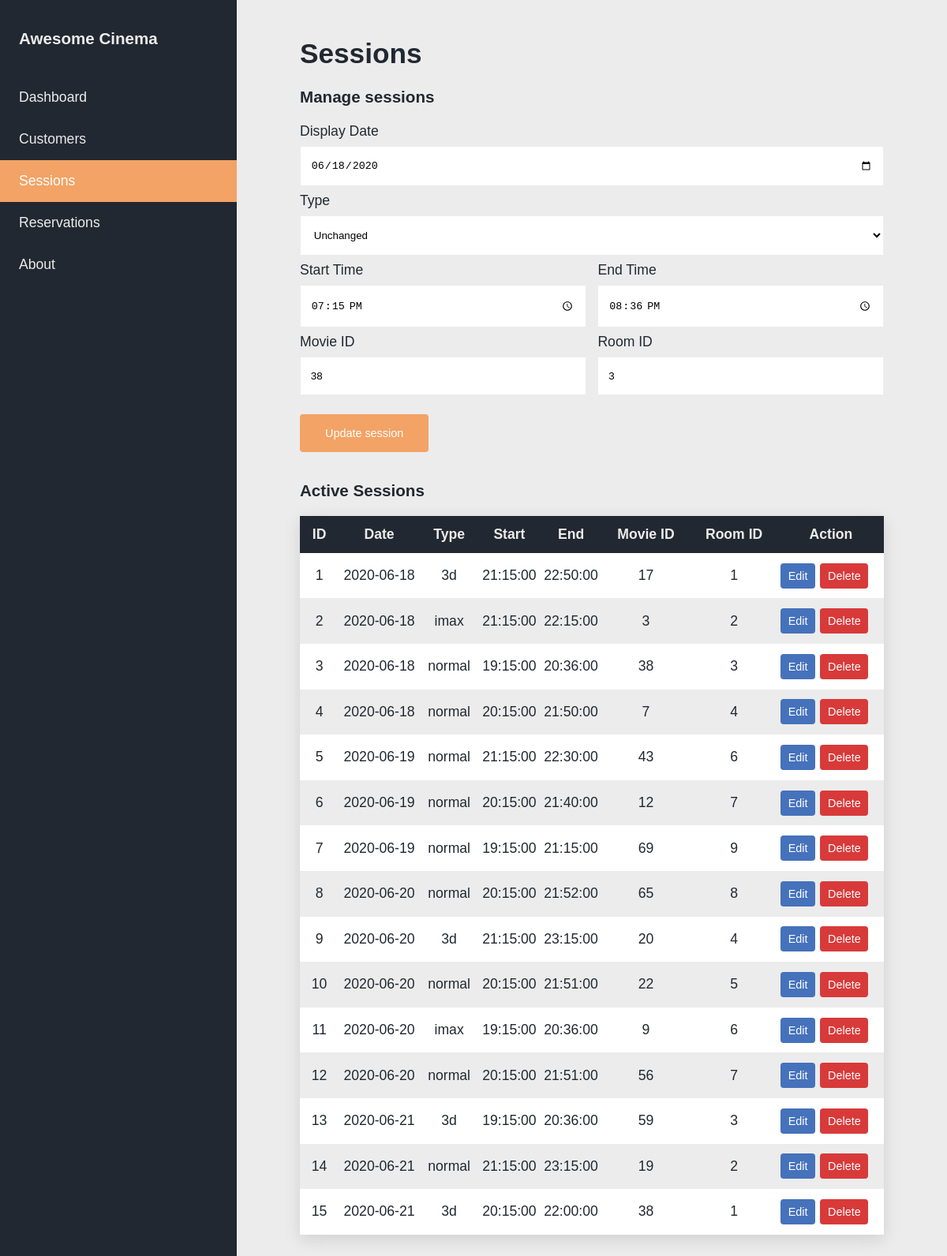
Screenshot of /sessions.php?edit=3 with the database file from the repository.
### tables this page shows
CREATE TABLE session(
   
  session_id INT NOT NULL AUTO_INCREMENT,
  display_date DATE NOT NULL,
  type VARCHAR(10) NOT NULL,
  start_time TIME NOT NULL,
  end_time TIME NOT NULL,
  
   
  movie_id INT,
  room_id INT,

   
  PRIMARY KEY (session_id)
);

### proc/sessions.php (called while the page is built, shortened)
<?php
require("/srv/http/awesome_cinema/config/database.php");
if (isset($_GET['edit'])) {
    $session_id = $_GET['edit'];
    $update = true;
    $query = "SELECT * FROM session WHERE session_id=$session_id";
    $result = $conn->query($query);
    if ($result) {
        if (count($result) == 1) {
            $row = $result->fetch_array();
            $display_date = $row['display_date'];
            $type = $row['type'];
            $start_time = $row['start_time'];
            $end_time = $row['end_time'];
            $movie_id = $row['movie_id'];
            $room_id = $row['room_id'];
        }
    } else {
        die($conn->error);
    }
}
$s_arr = $conn->query("SELECT * FROM session");

### sessions.php (the view, shortened to what this page needs)
<?php
    require("/srv/http/awesome_cinema/proc/sessions.php");
?>
<!DOCTYPE html>
<html lang="en">
<head>
    <link rel="stylesheet" href="style.css">
</head>
<body>
    <header>
        <ul class="navbar">
            <li class="navbar__item"><h3>Awesome Cinema</h3></li>
            <li><a class="navbar__item" href="index.php">Dashboard</a></li>
            <li><a class="navbar__item" href="customers.php">Customers</a></li>
            <li><a class="navbar__item navbar__item--active" href="sessions.php">Sessions</a></li>
            <li><a class="navbar__item" href="reservations.php">Reservations</a></li>
            <li><a class="navbar__item" href="about.html">About</a></li>
        </ul>
    </header>
    <main>
        <div class="wrapper">
            <h1>Sessions</h1>
            <h3>Manage sessions</h3>
            <form action="proc/sessions.php" method="POST">
                <label for="display_date">Display Date</label>
                <input type="date" name="display_date" value="<?php echo $display_date; ?>" required>
                <label>Type</label>
                <?php
                if ($update == true) {
                    echo '<select id="type" name="type">
                            <option value="'.$type.'">Unchanged</option>
                            <option value="normal">Normal</option>
                            <option value="3d">3D</option>
                            <option value="imax">IMAX</option>
                        </select>';
                } else {
                    echo '<select id="type" name="type">
                            <option value="normal">Normal</option>
                            <option value="3d">3D</option>
                            <option value="imax">IMAX</option>
                        </select>';
                }
                ?>
                <div style="float:left;width:49%;">
                    <label for="start_time">Start Time</label>
                    <input type="time" name="start_time" value="<?php echo $start_time; ?>" required>
                </div>
                <div style="float:right;width:49%;">
                    <label for="end_time">End Time</label>
                    <input type="time" name="end_time" value="<?php echo $end_time; ?>" required>
                </div>
                <div style="float:left;width:49%;">
                    <label for="movie_id">Movie ID</label>
                    <input type="number" name="movie_id" placeholder="Select movie" min="1" max="69" value="<?php echo $movie_id; ?>" required>
                </div>
                <div style="float:right;width:49%;">
                    <label for="room_id">Room ID</label>
                    <input type="number" name="room_id" placeholder="Select room" min="1" max="10" value="<?php echo $room_id; ?>" required>
                </div>
                <?php
                if ($update == true) {
                    echo '<button type="submit" name="update" class="btn">Update session</button>';
                } else {
                    echo '<button type="submit" name="save" class="btn">Save session</button>';
                }
                ?>
            </form>
            <h3>Active Sessions</h3>
            <table>
                <tr>
                    <th>ID</th>
                    <th>Date</th>
                    <th>Type</th>
                    <th>Start</th>
                    <th>End</th>
                    <th>Movie ID</th>
                    <th>Room ID</th>
                    <th>Action</th>
                </tr>
            <?php
                foreach($s_arr as $item) {
                    echo "<tr>";
                    echo "<td>".$item["session_id"]."</td>
                        <td>".$item["display_date"]."</td>
                        <td>".$item["type"]."</td>
                        <td>".$item["start_time"]."</td>
                        <td>".$item["end_time"]."</td>
                        <td>".$item["movie_id"]."</td>
                        <td>".$item["room_id"]."</td>
                        <td style=\"display:flex;flexdirection:row;\">
                            <a class=\"btn btn__table btn--edit\"
                            href=\"sessions.php?edit=".$item["session_id"]."\">Edit</a>
                            <a class=\"btn btn__table btn--delete\"
                            href=\"sessions.php?delete=".$item["session_id"]."\">Delete</a>
                        </td>";
                    echo "</tr>";
                }
                echo "</table>";
            ?>
        </div>
    </main>
</body>
</html>

### style.css (style rules this page uses)
:root { --clr-dark: #222831; --clr-medium: #30475e; --clr-accent: #f2a365; --clr-light: #ececec; --clr-green: #4CAF50; --clr-red: #d83a3a; --clr-yellow: #ffdaaf; --clr-blue: #4572bb; --clr-grey: #ccc; --clr-black: black; --clr-white: white; --clr-accent-hover: #fdc295; --clr-blue-hover: #66a7e7; --clr-red-hover: #f34646; --fw-regular: 400; --fw-medium: 500; --fw-semibold: 600; --fw-bold: 700; }
*, *::before, *::after { box-sizing: border-box; margin: 0; padding: 0; }
body { scroll-behavior: smooth; padding: 0; margin: 0; background-color: var(--clr-light); font-family: "Quicksand", sans-serif; font-size: 1.1rem; color: var(--clr-dark); }
h1 { display: block; font-size: 2em; margin-top: 0.67em; margin-bottom: 0.67em; margin-left: 0; margin-right: 0; font-weight: bold; }
h3 { display: block; font-size: 1.17em; margin-top: 1em; margin-bottom: 1em; margin-left: 0; margin-right: 0; font-weight: bold; }
.wrapper { margin-left: 25%; padding: 1.5rem 5rem; }
.navbar { list-style-type: none; margin: 0; padding: 0; width: 25%; background-color: var(--clr-dark); position: fixed; height: 100%; overflow: auto; }
.navbar__item { display: block; color: var(--clr-light); padding: 1rem 1.5rem; text-decoration: none; }
.navbar__item--active { background-color: var(--clr-accent); color: var(--clr-white); }
.btn { background-color: var(--clr-accent); color: white; padding: 1rem 2rem; margin: 1rem 0; border: none; border-radius: 4px; cursor: pointer; text-decoration: none; font-size: 0.9rem; }
.btn__table { margin: 0 0.2rem; padding: 0.5rem 0.6rem; }
.btn--edit { background-color: var(--clr-blue); }
.btn--delete { background-color: var(--clr-red); }
select { background-color: var(--clr-white); width: 100%; padding: 1rem 0.8rem; margin: 8px 0; display: inline-block; border: 1px solid var(--clr-light); }
input { border: 1px solid var(--clr-light); width: 100%; padding: 1rem 0.8rem; margin: 8px 0; }
table { width: 100%; margin-bottom: 2rem; box-shadow: 0 6px 20px rgba(0,0,0,0.12); }
table, th, td { border-collapse: collapse; }
tr:nth-child(even) { background-color: var(--clr-white); }
tr:nth-child(odd) { background-color: var(--clr-light); }
th, td { padding: .8rem; text-align: center; }
.table--customers th, td { padding: .8rem 0rem .8rem; text-align: center; }
th { background-color: var(--clr-dark); color: var(--clr-light); }

### rows the page displays
session: display_date "06/18/2020", start_time "19:15:00", end_time "20:36:00", movie_id "38", room_id "3", session_id "3", display_date "2020-06-18", type "normal", movie "38", room "3"
session: session_id "1", display_date "2020-06-18", type "3d", start_time "21:15:00", end_time "22:50:00", movie "17", room "1"
session: session_id "2", display_date "2020-06-18", type "imax", start_time "21:15:00", end_time "22:15:00", movie "3", room "2"
session: session_id "4", display_date "2020-06-18", type "normal", start_time "20:15:00", end_time "21:50:00", movie "7", room "4"
session: session_id "5", display_date "2020-06-19", type "normal", start_time "21:15:00", end_time "22:30:00", movie "43", room "6"
session: session_id "6", display_date "2020-06-19", type "normal", start_time "20:15:00", end_time "21:40:00", movie "12", room "7"
session: session_id "7", display_date "2020-06-19", type "normal", start_time "19:15:00", end_time "21:15:00", movie "69", room "9"
session: session_id "8", display_date "2020-06-20", type "normal", start_time "20:15:00", end_time "21:52:00", movie "65", room "8"
session: session_id "9", display_date "2020-06-20", type "3d", start_time "21:15:00", end_time "23:15:00", movie "20", room "4"
session: session_id "10", display_date "2020-06-20", type "normal", start_time "20:15:00", end_time "21:51:00", movie "22", room "5"
session: session_id "11", display_date "2020-06-20", type "imax", start_time "19:15:00", end_time "20:36:00", movie "9", room "6"
session: session_id "12", display_date "2020-06-20", type "normal", start_time "20:15:00", end_time "21:51:00", movie "56", room "7"
session: session_id "13", display_date "2020-06-21", type "3d", start_time "19:15:00", end_time "20:36:00", movie "59", room "3"
session: session_id "14", display_date "2020-06-21", type "normal", start_time "21:15:00", end_time "23:15:00", movie "19", room "2"
session: session_id "15", display_date "2020-06-21", type "3d", start_time "20:15:00", end_time "22:00:00", movie "38", room "1"
